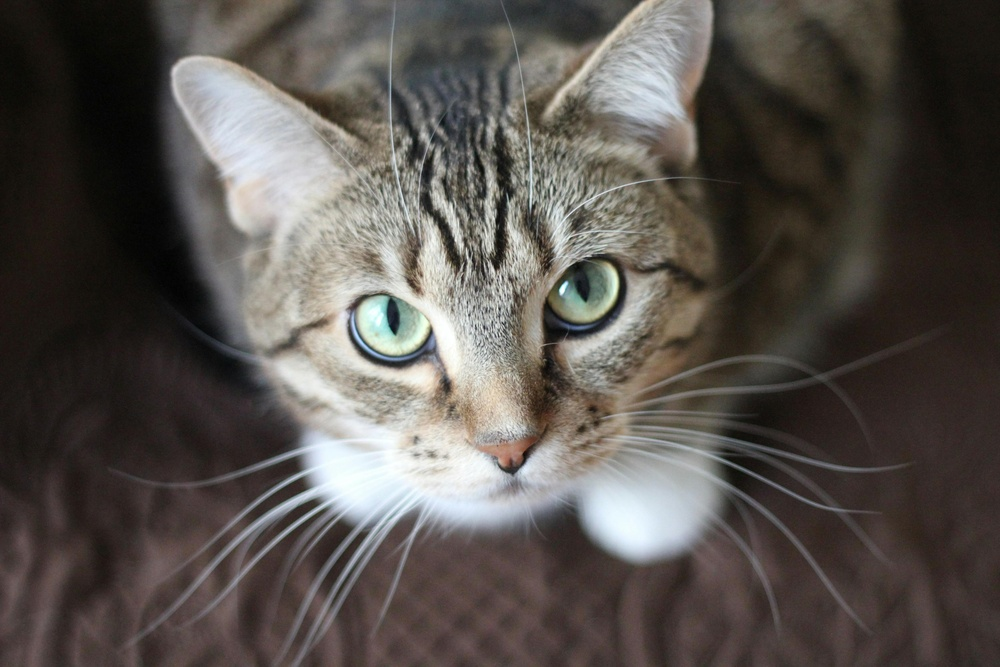
#> input picture advanced/geometric_transformations_and_image_features/images/img1.jpg, 1000 x 667 px, shrunk from 3456 x 2304 before the run
$ jupyter execute 4.feature_matching.ipynb
#> lines starting #> are read from the running program, lines starting #| are printed output that depends on the picture
## Feature Matching
Feature matching is a fundamental technique in computer vision that involves identifying and aligning corresponding features across multiple images. Features refer to distinctive elements in an image, such as edges, corners, or blobs, that can be consistently detected and described. By matching these features, computer vision systems can recognize objects, track movement, create panoramic images, and reconstruct 3D scenes from 2D images.

## Feature Matching Techniques

Feature matching involves comparing feature descriptors to find corresponding features across different images. Various techniques are employed to ensure accurate and efficient matching.

1. Keypoint Matching
Keypoint matching is the process of finding corresponding keypoints between different images by comparing their descriptors. The goal is to identify pairs of keypoints that represent the same physical point in the scene.

2. Brute-Force Matcher
The brute-force matcher compares each descriptor from one image with every descriptor from another image to find the best matches based on a chosen distance metric (e.g., Euclidean distance).

3. K-Nearest Neighbors (KNN) Matching
KNN matching finds the k closest descriptors for each keypoint based on a distance metric. Typically, the ratio test is applied to select the best match from the k neighbors.

4. RANSAC (Random Sample Consensus) for Robust Matching
RANSAC is an iterative method used to estimate parameters of a mathematical model from a set of observed data that contains outliers. In feature matching, RANSAC is used to find a robust set of matches by repeatedly selecting random subsets of matches and computing a transformation that aligns the images. The transformation with the highest number of inliers is chosen.

## Feature Matching Between Images Using ORB and RANSAC in OpenCV

[cell 1]
import cv2
import numpy as np
from matplotlib import pyplot as plt

[cell 2]
## Load Images
img1 = cv2.imread('./images/img1.jpg', cv2.IMREAD_GRAYSCALE)  # Image 1
#> img1: shape (667, 1000); min 0, max 255, mean 83.4
img2 = cv2.imread('./images/img2.jpg', cv2.IMREAD_GRAYSCALE)  # Image 2
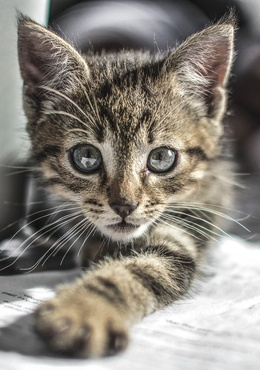
#> input picture advanced/geometric_transformations_and_image_features/images/img2.jpg, 260 x 370 px, shrunk from 900 x 1280 before the run
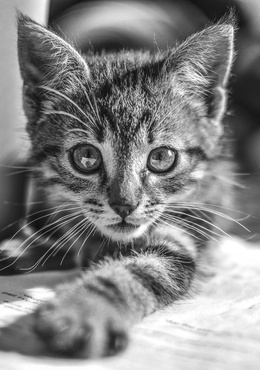
#> img2: shape (370, 260); min 11, max 255, mean 132.7

[cell 3]
# Check if the images are loaded properly
if img1 is None or img2 is None:
    print("Could not open or find the images.")
    exit()

### A. Feature Matching Between Images Using ORB

[cell 4]
# Initialize ORB detector
orb = cv2.ORB_create()

# Find the keypoints and descriptors with ORB
kp1, des1 = orb.detectAndCompute(img1, None)
#> kp1 = 500 keypoints; strongest (x, y, size): (376, 301, 111.1), (394, 330, 53.6), (391, 301, 111.1), (564, 284, 44.6)
kp2, des2 = orb.detectAndCompute(img2, None)
#> kp2 = 490 keypoints; strongest (x, y, size): (169, 151, 31), (169, 152, 37.2), (176, 152, 53.6), (147, 171, 31)

# Create a Brute Force Matcher object.
bf = cv2.BFMatcher(cv2.NORM_HAMMING, crossCheck=True)

# Match descriptors.
matches = bf.match(des1, des2)
#> matches = 163 matches

# Sort them in the order of their distance.
matches = sorted(matches, key=lambda x: x.distance)

# Draw the top 10 matches
img_matches = cv2.drawMatches(img1, kp1, img2, kp2, matches[:10], None, flags=cv2.DrawMatchesFlags_NOT_DRAW_SINGLE_POINTS)
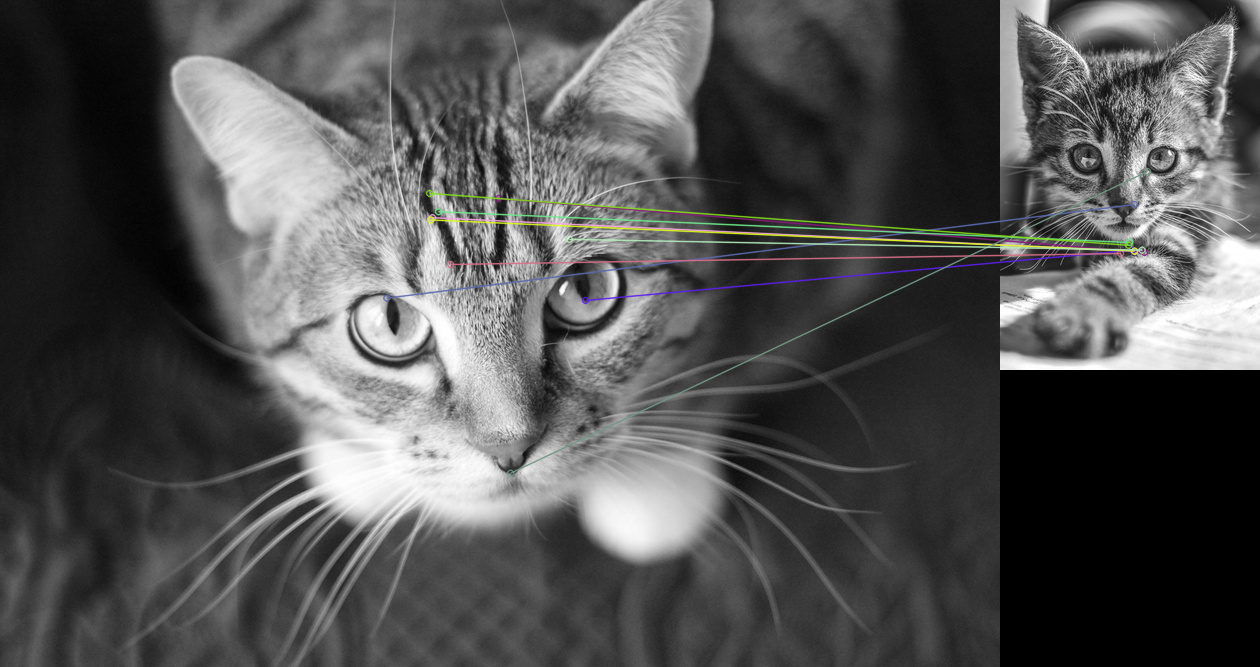
#> img_matches: shape (667, 1260, 3); mean of channels 0, 1, 2 82, 82.2, 82.1; drawn as B, G, R

# Display the matches
plt.imshow(img_matches)
plt.title('Brute Force Matching with ORB')
plt.show()

[cell 5]
# Applying RANSAC to filter the matches
# Extract location of good matches
pts1 = np.float32([kp1[m.queryIdx].pt for m in matches]).reshape(-1, 1, 2)
#> pts1 = 163 rows, first 8: [432, 217.2], [386.4, 297.6], [498, 198], [585, 300], [438, 211.2], [450, 264], [430.3, 219.5], [510.1, 472.8]
pts2 = np.float32([kp2[m.trainIdx].pt for m in matches]).reshape(-1, 1, 2)
#> pts2 = 163 rows, first 8: [134.4, 250.8], [134, 204], [144, 252], [132, 249.6], [129, 242], [120, 253], [133.9, 250.6], [147, 171]

# Find the fundamental matrix
F, mask = cv2.findFundamentalMat(pts1, pts2, cv2.FM_RANSAC)
#> F = [[3.19e-05, -2.17e-05, -0.0112], [-5.63e-07, -7.96e-06, 0.00229], [-0.00418, 0.00468, 1]]; mask = 163 values, max 1 at index 10, min 0 at index 0, mean 0.104

# Select inlier points
pts1 = pts1[mask.ravel() == 1]
#> pts1 = 17 rows, first 8: [347.3, 307.6], [571, 230], [431, 141], [508, 235], [447.6, 198.7], [564.8, 283.7], [495.9, 212.5], [494, 253]
pts2 = pts2[mask.ravel() == 1]
#> pts2 = 17 rows, first 8: [134, 239], [141.7, 117.5], [100.8, 204], [99.53, 209.4], [72, 59.04], [70, 59], [161, 217], [133.2, 144]

# Draw the inlier matches
img_inliers = cv2.drawMatches(img1, kp1, img2, kp2, [m for i, m in enumerate(matches) if mask[i]], None, flags=cv2.DrawMatchesFlags_NOT_DRAW_SINGLE_POINTS)
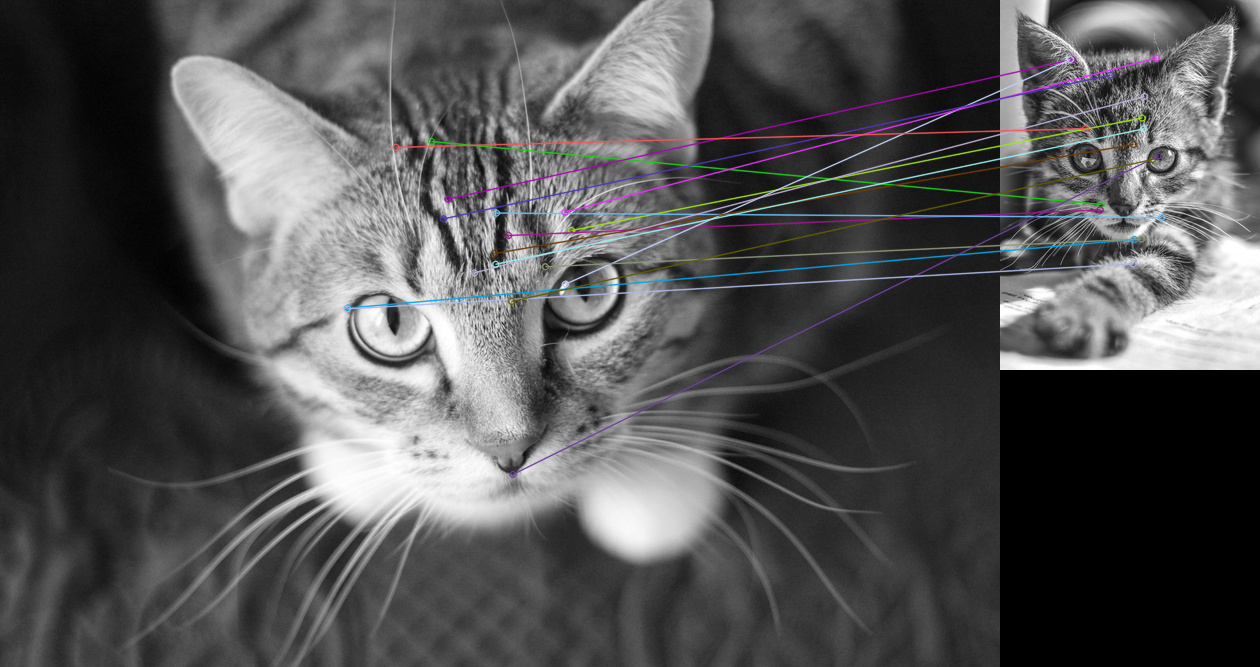
#> img_inliers: shape (667, 1260, 3); mean of channels 0, 1, 2 82.8, 82.3, 82.4; drawn as B, G, R

# Display the inlier matches
plt.imshow(img_inliers)
plt.title('Inlier Matches after RANSAC')
plt.savefig("test.png")
plt.show()
